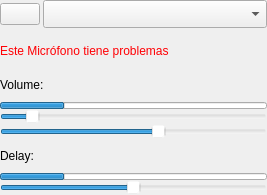
<?xml version="1.0" encoding="UTF-8"?>
<ui version="4.0">
 <class>Form</class>
 <widget class="QWidget" name="Form">
  <property name="geometry">
   <rect>
    <x>0</x>
    <y>0</y>
    <width>267</width>
    <height>195</height>
   </rect>
  </property>
  <property name="windowTitle">
   <string>Form</string>
  </property>
  <property name="styleSheet">
   <string notr="true">
* QToolTip {
	background-color: pink;
}</string>
  </property>
  <layout class="QVBoxLayout" name="verticalLayout">
   <property name="spacing">
    <number>0</number>
   </property>
   <property name="leftMargin">
    <number>0</number>
   </property>
   <property name="topMargin">
    <number>0</number>
   </property>
   <property name="rightMargin">
    <number>0</number>
   </property>
   <property name="bottomMargin">
    <number>0</number>
   </property>
   <item>
    <layout class="QHBoxLayout" name="horizontalLayout">
     <property name="spacing">
      <number>3</number>
     </property>
     <property name="bottomMargin">
      <number>6</number>
     </property>
     <item>
      <widget class="QPushButton" name="mute">
       <property name="sizePolicy">
        <sizepolicy hsizetype="Fixed" vsizetype="Fixed">
         <horstretch>0</horstretch>
         <verstretch>0</verstretch>
        </sizepolicy>
       </property>
       <property name="toolTip">
        <string>Mute Microphone</string>
       </property>
       <property name="styleSheet">
        <string notr="true"/>
       </property>
       <property name="text">
        <string/>
       </property>
       <property name="icon">
        <iconset>
         <normaloff>../Icons/mobile-podcast-ui-svgrepo-com.svg</normaloff>../Icons/mobile-podcast-ui-svgrepo-com.svg</iconset>
       </property>
       <property name="iconSize">
        <size>
         <width>32</width>
         <height>32</height>
        </size>
       </property>
       <property name="checkable">
        <bool>true</bool>
       </property>
      </widget>
     </item>
     <item>
      <widget class="QComboBox" name="microphones">
       <property name="sizePolicy">
        <sizepolicy hsizetype="Preferred" vsizetype="Preferred">
         <horstretch>0</horstretch>
         <verstretch>0</verstretch>
        </sizepolicy>
       </property>
       <property name="maximumSize">
        <size>
         <width>16777215</width>
         <height>16777215</height>
        </size>
       </property>
       <property name="cursor">
        <cursorShape>PointingHandCursor</cursorShape>
       </property>
       <property name="toolTip">
        <string>Microphone selection</string>
       </property>
       <property name="sizeAdjustPolicy">
        <enum>QComboBox::AdjustToMinimumContentsLengthWithIcon</enum>
       </property>
      </widget>
     </item>
    </layout>
   </item>
   <item>
    <widget class="QLabel" name="label">
     <property name="styleSheet">
      <string notr="true">color: rgb(255, 0, 4);</string>
     </property>
     <property name="text">
      <string>Este Micrófono tiene problemas</string>
     </property>
    </widget>
   </item>
   <item>
    <widget class="QLabel" name="label_5">
     <property name="text">
      <string>Volume:</string>
     </property>
    </widget>
   </item>
   <item>
    <widget class="QProgressBar" name="progressbar">
     <property name="maximumSize">
      <size>
       <width>16777215</width>
       <height>7</height>
      </size>
     </property>
     <property name="value">
      <number>24</number>
     </property>
     <property name="textVisible">
      <bool>false</bool>
     </property>
    </widget>
   </item>
   <item>
    <widget class="QSlider" name="volume">
     <property name="cursor">
      <cursorShape>SizeHorCursor</cursorShape>
     </property>
     <property name="toolTip">
      <string>Volume Threshold</string>
     </property>
     <property name="styleSheet">
      <string notr="true">*{
	background-color: rgba(255, 255, 255, 0);
}
* QToolTip {
	background-color: pink;
}</string>
     </property>
     <property name="maximum">
      <number>100</number>
     </property>
     <property name="value">
      <number>10</number>
     </property>
     <property name="orientation">
      <enum>Qt::Horizontal</enum>
     </property>
     <property name="tickPosition">
      <enum>QSlider::NoTicks</enum>
     </property>
     <property name="tickInterval">
      <number>1</number>
     </property>
    </widget>
   </item>
   <item>
    <widget class="QSlider" name="volume_scream">
     <property name="cursor">
      <cursorShape>SizeHorCursor</cursorShape>
     </property>
     <property name="toolTip">
      <string>Scream Threshold</string>
     </property>
     <property name="layoutDirection">
      <enum>Qt::LeftToRight</enum>
     </property>
     <property name="styleSheet">
      <string notr="true">*{
	background-color: rgba(255, 255, 255, 0);
}
* QToolTip {
	background-color: pink;
}</string>
     </property>
     <property name="maximum">
      <number>100</number>
     </property>
     <property name="value">
      <number>60</number>
     </property>
     <property name="orientation">
      <enum>Qt::Horizontal</enum>
     </property>
     <property name="tickPosition">
      <enum>QSlider::NoTicks</enum>
     </property>
     <property name="tickInterval">
      <number>1</number>
     </property>
    </widget>
   </item>
   <item alignment="Qt::AlignLeft">
    <widget class="QLabel" name="label_4">
     <property name="text">
      <string>Delay:</string>
     </property>
    </widget>
   </item>
   <item>
    <widget class="QProgressBar" name="progressBar_2">
     <property name="maximumSize">
      <size>
       <width>16777215</width>
       <height>7</height>
      </size>
     </property>
     <property name="value">
      <number>24</number>
     </property>
     <property name="textVisible">
      <bool>false</bool>
     </property>
    </widget>
   </item>
   <item>
    <widget class="QSlider" name="delay">
     <property name="cursor">
      <cursorShape>SizeHorCursor</cursorShape>
     </property>
     <property name="toolTip">
      <string>Volume Delay</string>
     </property>
     <property name="styleSheet">
      <string notr="true">*{
	background-color: rgba(255, 255, 255, 0);
}
* QToolTip {
	background-color: pink;
}</string>
     </property>
     <property name="maximum">
      <number>10</number>
     </property>
     <property name="value">
      <number>5</number>
     </property>
     <property name="orientation">
      <enum>Qt::Horizontal</enum>
     </property>
     <property name="tickPosition">
      <enum>QSlider::NoTicks</enum>
     </property>
     <property name="tickInterval">
      <number>1</number>
     </property>
    </widget>
   </item>
  </layout>
 </widget>
 <resources/>
 <connections/>
</ui>
